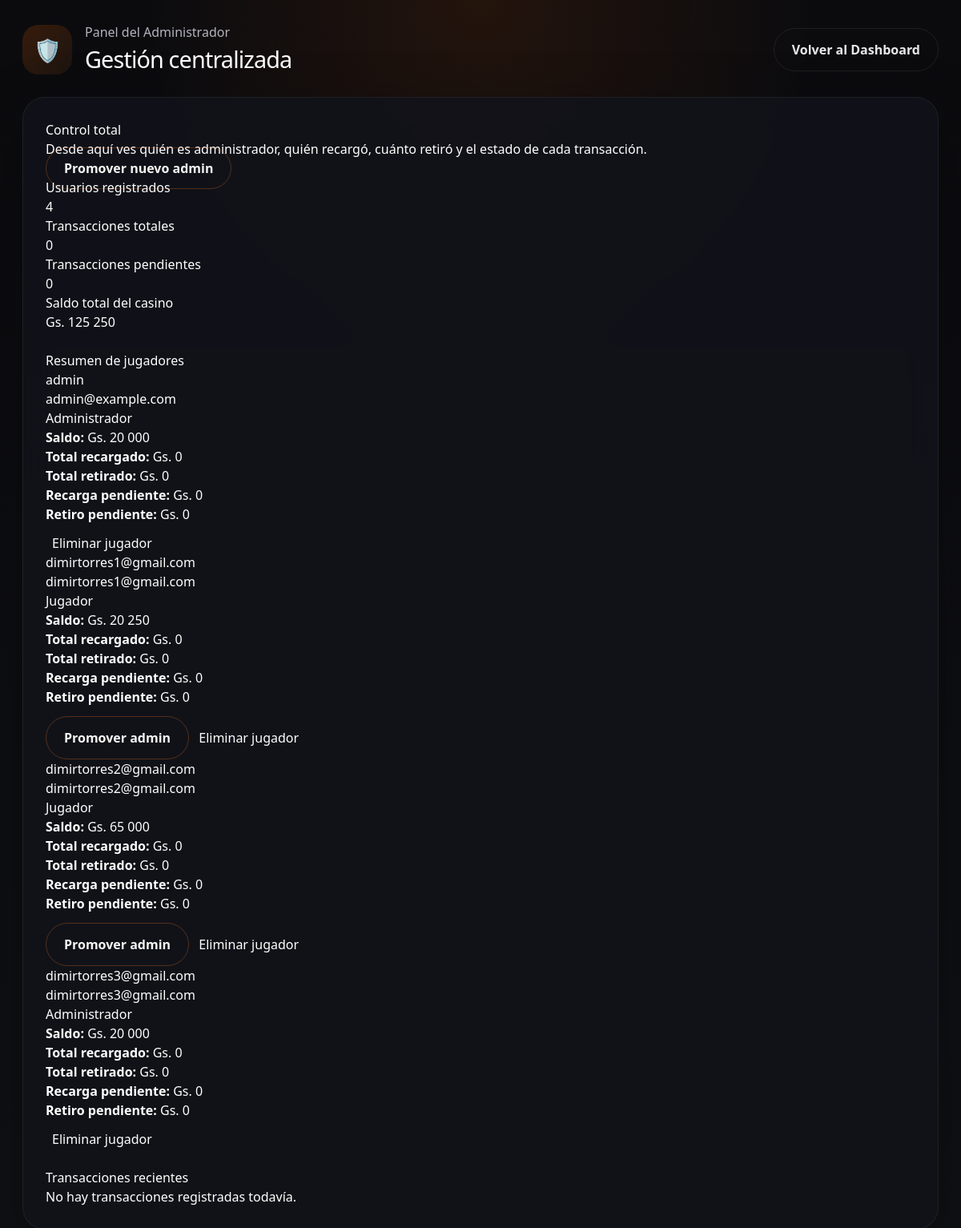
The page /casino/admin-panel/ (signed in) on the database its author committed.
### casino/models.py (models this page shows)
class Player(AbstractUser):
    nombre = models.CharField(max_length=64, verbose_name=_("Nombres"))
    apellido = models.CharField(max_length=64, verbose_name=_("Apellidos"))
    edad = models.PositiveSmallIntegerField(verbose_name=_("Edad"), validators=[validar_edad_mayoria])
    sexo = models.CharField(max_length=16, choices=[("M", "Masculino"), ("F", "Femenino"), ("O", "Otro")], verbose_name=_("Sexo"))
    estado_civil = models.CharField(
        max_length=24,
        choices=[
            ("soltero", "Soltero"),
            ("casado", "Casado"),
            ("divorciado", "Divorciado"),
            ("viudo", "Viudo"),
            ("union_libre", "Unión libre"),
        ],
        verbose_name=_("Estado Civil"),
    )
    saldo = EncryptedDecimalField(
        max_digits=14,
        decimal_places=0,
        default=20000,
        verbose_name=_("Saldo Disponible (Gs.)"),
        help_text=_("Saldo cifrado en Guaraníes."),
    )
    recibio_regalo = models.BooleanField(
        default=False,
        verbose_name=_("Recibió bono de bienvenida"),
        help_text=_("Marca si el usuario obtuvo el regalo de los primeros registros."),
    )
    slot_play_count = models.PositiveIntegerField(
        default=0,
        verbose_name=_("Jugadas consecutivas de tragamonedas"),
        help_text=_("Contador acumulado de giros de tragamonedas para habilitar jackpots de retención."),
    )
    bonus_balance = models.DecimalField(
        max_digits=14,
        decimal_places=0,
        default=0,
        verbose_name=_("Saldo de bono"),
    )
    bonus_rollover = models.DecimalField(
        max_digits=14,
        decimal_places=0,
        default=0,
        verbose_name=_("Rollover acumulado"),
    )
    bonus_rollover_target = models.DecimalField(
        max_digits=14,
        decimal_places=0,
        default=0,
        verbose_name=_("Meta de rollover"),
    )
    free_spins = models.PositiveIntegerField(
        default=0,
        verbose_name=_("Giros gratis disponibles"),
    )
    REQUIRED_FIELDS = ["email", "nombre", "apellido", "edad", "sexo", "estado_civil"]
    class Meta:
        verbose_name = "Jugador"
        verbose_name_plural = "Jugadores"

### casino/views.py (the view)
# urls.py: path("admin-panel/", views.admin_panel, name="admin_panel"),
@login_required
@user_passes_test(is_admin)
def admin_panel(request):
    jugadores = Player.objects.all().order_by("username")
    transacciones = Transaction.objects.order_by("-creado_en")
    total_balance = sum((player.saldo or Decimal(0)) for player in jugadores)
    jugadores_data = []
    for jugador in jugadores:
        recargas = Transaction.objects.filter(player=jugador, tipo="recarga")
        retiros = Transaction.objects.filter(player=jugador, tipo="retiro")
        jugadores_data.append({
            "player": jugador,
            "is_admin": jugador.is_staff or jugador.is_superuser,
            "total_recarga": recargas.aggregate(total=Sum("monto"))["total"] or 0,
            "total_retiro": retiros.aggregate(total=Sum("monto"))["total"] or 0,
            "recarga_pendiente": recargas.filter(estado="pendiente").aggregate(total=Sum("monto"))["total"] or 0,
            "recarga_aprobada": recargas.filter(estado="aprobado").aggregate(total=Sum("monto"))["total"] or 0,
            "retiro_pendiente": retiros.filter(status="pendiente").aggregate(total=Sum("monto"))["total"] or 0,
            "retiro_pagado": retiros.filter(status="pagado").aggregate(total=Sum("monto"))["total"] or 0,
        })
    stats = {
        "total_users": jugadores.count(),
        "total_transactions": transacciones.count(),
        "pending_transactions": transacciones.filter(estado="pendiente").count(),
        "approved_transactions": transacciones.filter(estado="aprobado").count(),
        "total_balance": int(total_balance),
        "jugadores_data": jugadores_data,
        "transacciones": transacciones,
        "admin_panel_url": reverse("casino:admin_panel"),
        "promote_admin_url": reverse("casino:add_admin"),
    }
    return render(request, "casino/admin_panel.html", stats)

### casino/fields.py (called while the page is built)
    def from_db_value(self, value: bytes | None, expression, connection) -> Decimal | None:
        if value is None:
            return None
        cipher = get_cipher()
        if isinstance(value, memoryview) or isinstance(value, bytearray):
            value = bytes(value)
        if isinstance(value, str):
            try:
                import base64
                value = base64.urlsafe_b64decode(value.encode())
            except Exception:
                value = value.encode()
        try:
            plain = cipher.decrypt(value)
            return Decimal(plain.decode())
        except (InvalidToken, ValueError):
            raise ValidationError("No se pudo descifrar el saldo almacenado.")

### casino/utils.py (called while the page is built)
def get_cipher():
    key = settings.FERNET_KEY
    if isinstance(key, str):
        key_bytes = key.encode()
    elif isinstance(key, (bytes, bytearray, memoryview)):
        key_bytes = bytes(key)
    else:
        key_bytes = str(key).encode()
    return Fernet(key_bytes)

### casino/views.py (called while the page is built)
def is_admin(user):
    return user.is_superuser or user.is_staff

### templates/casino/admin_panel.html (shortened to what this page needs)
{% extends "base.html" %}
{% load humanize %}
{% block content %}
    <div class="dashboard-page">
        <div class="layout-shell">
            <header class="topbar">
                <div class="brand-hero">
                    <span class="brand-mark">🛡️</span>
                    <div>
                        <p>Panel del Administrador</p>
                        <h1>Gestión centralizada</h1>
                    </div>
                </div>
                <a href="{% url 'casino:dashboard' %}" class="btn-ghost">Volver al Dashboard</a>
            </header>
            <main class="admin-shell glass-panel">
                <div class="admin-hero">
                    <div>
                        <h2>Control total</h2>
                        <p>Desde aquí ves quién es administrador, quién recargó, cuánto retiró y el estado de cada transacción.</p>
                    </div>
                    <div class="admin-links">
                        <a href="{% url 'casino:add_admin' %}" class="btn-secondary">Promover nuevo admin</a>
                    </div>
                </div>
                <div class="metrics-grid">
                    <div class="metric-card">
                        <span>Usuarios registrados</span>
                        <h3>{{ total_users }}</h3>
                    </div>
                    <div class="metric-card">
                        <span>Transacciones totales</span>
                        <h3>{{ total_transactions }}</h3>
                    </div>
                    <div class="metric-card">
                        <span>Transacciones pendientes</span>
                        <h3>{{ pending_transactions }}</h3>
                    </div>
                    <div class="metric-card">
                        <span>Saldo total del casino</span>
                        <h3>Gs. {{ total_balance|intcomma }}</h3>
                    </div>
                </div>
                <section class="player-list" style="margin-top: 24px;">
                    <h3>Resumen de jugadores</h3>
                    <div class="players-grid">
                        {% for entry in jugadores_data %}
                        <article class="player-card">
                            <div class="player-card-header">
                                <div>
                                    <h4>{{ entry.player.username }}</h4>
                                    <p>{{ entry.player.email }}</p>
                                </div>
                                <span class="status-chip {% if entry.is_admin %}status-active{% else %}status-secondary{% endif %}">{{ entry.is_admin|yesno:"Administrador,Jugador" }}</span>
                            </div>
                            <p><strong>Saldo:</strong> Gs. {{ entry.player.saldo|intcomma }}</p>
                            <p><strong>Total recargado:</strong> Gs. {{ entry.total_recarga|intcomma }}</p>
                            <p><strong>Total retirado:</strong> Gs. {{ entry.total_retiro|intcomma }}</p>
                            <p><strong>Recarga pendiente:</strong> Gs. {{ entry.recarga_pendiente|intcomma }}</p>
                            <p><strong>Retiro pendiente:</strong> Gs. {{ entry.retiro_pendiente|intcomma }}</p>
                            <div class="actions-row" style="margin-top: 12px;">
                                {% if not entry.is_admin %}
                                    <form method="post" action="{% url 'casino:promote_to_admin' entry.player.id %}" style="display:inline;">
                                        <button type="submit" class="btn-secondary small">Promover admin</button>
                                    </form>
                                {% endif %}
                                <form method="post" action="{% url 'casino:delete_player' entry.player.id %}" style="display:inline; margin-left: 8px;">
                                    <button type="submit" class="btn-danger small">Eliminar jugador</button>
                                </form>
                            </div>
                        </article>
                        {% endfor %}
                    </div>
                </section>
                <section class="transactions-list" style="margin-top: 24px;">
                    <h3>Transacciones recientes</h3>
                    {% if transacciones %}
                        {% for transaccion in transacciones %}
                        <article class="transaction-card">
                            <div class="transaction-header">
                                <div>
                                    <p class="meta"><strong>{{ transaccion.player.username }}</strong> • {{ transaccion.tipo|title }} • Gs. {{ transaccion.monto|intcomma }}</p>
                                    <p>{{ transaccion.creado_en }}</p>
                                </div>
                                <div>
                                    <span class="status-chip {% if transaccion.estado == 'aprobado' %}status-active{% elif transaccion.estado == 'pendiente' %}status-warning{% else %}status-secondary{% endif %}">{{ transaccion.estado|title }}</span>
                                    <span class="status-chip {% if transaccion.status == 'pagado' %}status-active{% else %}status-warning{% endif %}">{{ transaccion.status|title }}</span>
                                </div>
                            </div>
                            <p><strong>Banco:</strong> {{ transaccion.banco }}</p>
                            <p><strong>Cuenta:</strong> {{ transaccion.tipo_cuenta }}</p>
                            <p><strong>Titular:</strong> {{ transaccion.titular }}</p>
                            <p><strong>Cédula:</strong> {{ transaccion.cedula }}</p>
                            <p><strong>Teléfono:</strong> {{ transaccion.telefono }}</p>
                            {% if transaccion.comprobante %}
                                <img src="{{ transaccion.comprobante.url }}" alt="Comprobante" class="receipt-image" />
                            {% endif %}
                            <div class="actions-row" style="margin-top: 12px;">
                                {% if transaccion.tipo == 'recarga' and transaccion.estado == 'pendiente' %}
                                    <form method="post" action="{% url 'casino:approve_transaction' transaccion.id %}" style="display:inline;">
                                        {% csrf_token %}
                                        <button type="submit" class="btn-primary small">Aprobar carga</button>
                                    </form>
                                    <form method="post" action="{% url 'casino:refund_transaction' transaccion.id %}" style="display:inline; margin-left: 8px;">
                                        {% csrf_token %}
                                        <button type="submit" class="btn-secondary small">Reembolsar</button>
                                    </form>
                                {% elif transaccion.tipo == 'retiro' and transaccion.status == 'pendiente' %}
                                    <form method="post" action="{% url 'casino:mark_transaction_paid' transaccion.id %}" style="display:inline;">
                                        {% csrf_token %}
                                        <button type="submit" class="btn-primary small">Marcar pagado</button>
                                    </form>
                                {% endif %}
                            </div>
                        </article>
                        {% endfor %}
                    {% else %}
                        <p class="empty-state">No hay transacciones registradas todavía.</p>
                    {% endif %}
                </section>
            </main>
        </div>
    </div>
{% endblock %}

### rows shown on the page
Player: player.username "admin", player.email "admin@example.com", is_admin "Administrador", player.saldo "20 000", total_recarga "0", total_retiro "0", recarga_pendiente "0", retiro_pendiente "0"
Player: player.username "dimirtorres1@gmail.com", player.email "dimirtorres1@gmail.com", is_admin "Jugador", player.saldo "20 250", total_recarga "0", total_retiro "0", recarga_pendiente "0", retiro_pendiente "0", shows "Promover admin"
Player: player.username "dimirtorres2@gmail.com", player.email "dimirtorres2@gmail.com", is_admin "Jugador", player.saldo "65 000", total_recarga "0", total_retiro "0", recarga_pendiente "0", retiro_pendiente "0", shows "Promover admin"
Player: player.username "dimirtorres3@gmail.com", player.email "dimirtorres3@gmail.com", is_admin "Administrador", player.saldo "20 000", total_recarga "0", total_retiro "0", recarga_pendiente "0", retiro_pendiente "0"

### other values the page prints
{{ total_users }} "4"
{{ total_transactions }} "0"
{{ pending_transactions }} "0"
{{ total_balance|intcomma }} "125 250"
